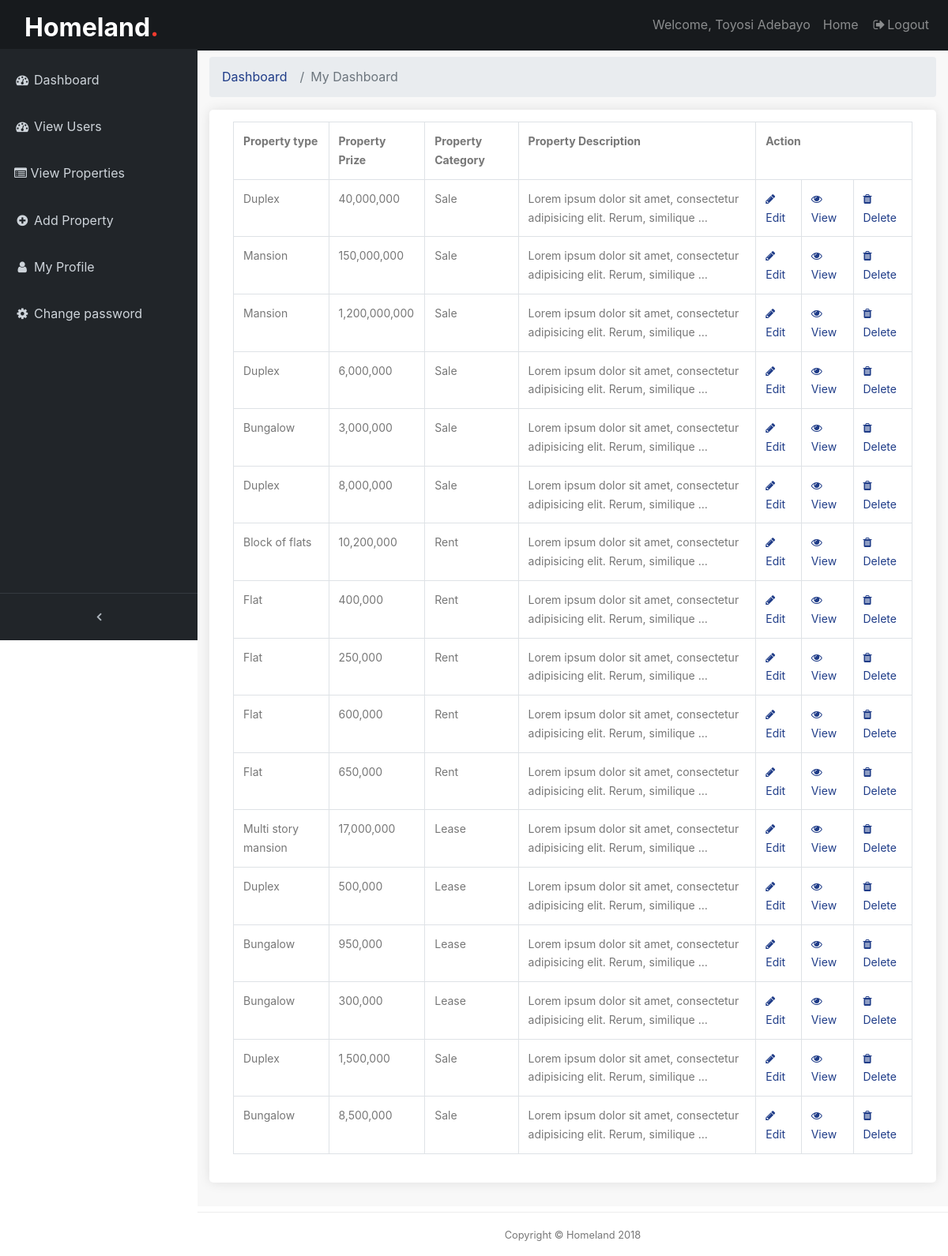
/backend/allpost-page/ (signed in), run on the app's committed database.
### frontend/models.py (models this page shows, shortened)
class PostPage(models.Model):
    pst_image1 = models.ImageField(null=True, verbose_name='Image1', blank=True, upload_to='uploads/')
    pst_image2 = models.ImageField(null=True, verbose_name='Image2', blank=True, upload_to='uploads/')
    pst_image3 = models.ImageField(null=True, verbose_name='Image3', blank=True, upload_to='uploads/')
    pst_image4 = models.ImageField(null=True, verbose_name='Image4', blank=True, upload_to='uploads/')
    pst_image5 = models.ImageField(null=True, verbose_name='Image5', blank=True, upload_to='uploads/')
    pst_title = models.CharField(max_length=150, verbose_name='House type')
    pst_description = models.TextField(max_length=350, verbose_name='Description')
    user = models.ForeignKey(User, on_delete=models.CASCADE)
    price = models.CharField(max_length=150, verbose_name='Price')
    room =  models.IntegerField(verbose_name='Rooms')
    bath = models.IntegerField( null=True, verbose_name='Bathrooms')
    toilet = models.IntegerField( null=True, verbose_name='Toilet')
    category = models.ManyToManyField(Category, verbose_name='Offer type')
    posted = models.DateTimeField(default = datetime.now)
    featured = models.BooleanField(blank=True)
    sponsored = models.BooleanField(blank=True)
    class Meta():
        verbose_name_plural = 'Post'

class Category(models.Model):
    cat_name = models.CharField(max_length=100, verbose_name='Category Name')
    cat_desc = models.TextField(blank=True, null=True, verbose_name='Description')
    class Meta():
        verbose_name_plural='Post Category'

### backend/views.py (the view)
# urls.py: path('allpost-page/', views.allPosts, name='allPosts'),
@login_required(login_url='/backend/login')
def allPosts(request):
    posts = PostPage.objects.all()
    return render(request, 'backend/allposts.html', {'pst': posts})

### frontend/custom_processor.py (called while the page is built)
def cat_menu(request):
    category = Category.objects.all()
    return {'category': category}

### templates/backend/allposts.html (shortened to what this page needs)
{% extends 'backend/base.html' %}
{% load static %}
{% block content %}
  <div class="content-wrapper">
        <div class="container-fluid">
            <ol class="breadcrumb">
                <li class="breadcrumb-item">
                <a href="#">Dashboard</a>
                </li>
                <li class="breadcrumb-item active">My Dashboard</li>
            </ol>
            <div class="box_general padding_bottom">
                <table class="table table-bordered">
                    <tr>
                        <th>Property type</th>
                        <th>Property Prize</th>
                        <th>Property Category</th>
                        <th>Property Description</th>
                        <th colspan="3">Action</th>
                    </tr>
                    {% if pst %}
                    {% for a in pst %}
                        <tr>
                            <td>{{ a.pst_title }}</td>
                            <td>{{ a.price }}</td>
                            {% for c in a.category.all %}
                            <td>{{ c.cat_name }}</td>
                            {% endfor %}
                            <td>
                                {{ a.pst_description|truncatewords:10 }}
                            </td>
                            <td>
                                <a href="{% url 'backend:postEdit' a.id %}">
                                <span class="fa fa-pencil"></span>
                                Edit
                                </a>
                            </td>
                            <td>
                                <a href="{% url 'backend:detailView' a.id %}">
                                <span class="fa fa-eye"></span>
                                View
                                </a>
                            </td>
                            <td>
                            <a href="{% url 'backend:delete_post' a.id %}">
                                <span class="fa fa-trash"></span>
                                Delete
                            </a>
                            </td>
                        </tr>
                    {% endfor %}
                    {% endif %}
                </table>
            </div>
        </div>
  </div>
{% endblock %}

### templates/backend/base.html (shortened to what this page needs)
<!DOCTYPE html>
{% load static %}
<html lang="en">
<head>
  <link href="{% static 'backend/vendor/bootstrap/css/bootstrap.min.css' %}" rel="stylesheet">
  <link href="{% static 'backend/css/admin.css' %}" rel="stylesheet">
  <link href="{% static 'backend/vendor/font-awesome/css/font-awesome.min.css' %}" rel="stylesheet" type="text/css">
  <link href="{% static 'backend/vendor/datatables/dataTables.bootstrap4.css' %}" rel="stylesheet">
  <link href="{% static 'backend/css/custom.css' %}" rel="stylesheet">
  <link rel="stylesheet" href="{% static 'backend/fonts/icomoon/style.css' %}">
    <link rel="stylesheet" href="{% static 'backend/css/bootstrap.min.css' %}">
    <link rel="stylesheet" href="{% static 'backend/css/magnific-popup.css' %}">
    <link rel="stylesheet" href="{% static 'backend/css/jquery-ui.css' %}">
    <link rel="stylesheet" href="{% static 'backend/css/owl.carousel.min.css' %}">
    <link rel="stylesheet" href="{% static 'backend/css/owl.theme.default.min.css' %}">
    <link rel="stylesheet" href="{% static 'backend/css/bootstrap-datepicker.css' %}">
    <link rel="stylesheet" href="{% static 'backend/css/mediaelementplayer.css' %}">
    <link rel="stylesheet" href="{% static 'backend/css/animate.css' %}">
    <link rel="stylesheet" href="{% static 'backend/fonts/flaticon/font/flaticon.css' %}">
    <link rel="stylesheet" href="{% static 'backend/css/fl-bigmug-line.css' %}">
    <link rel="stylesheet" href="{% static 'backend/css/aos.css' %}">
    <link rel="stylesheet" href="{% static 'backend/css/style.css' %}">
</head>
<body class="fixed-nav sticky-footer" id="page-top">
  <nav class="navbar navbar-expand-lg navbar-dark bg-default fixed-top" id="mainNav">
    <div class="col-8 col-md-8 col-lg-4">
      <h1 class="mb-0"><a href="index.html" class="text-white h2 mb-0"><strong>Homeland<span class="text-danger">.</span></strong></a></h1>
    </div>
    <div class="collapse navbar-collapse" id="navbarResponsive">
      <ul class="navbar-nav navbar-sidenav" id="exampleAccordion">
        {% if request.user.is_staff %}
          <li class="nav-item" data-toggle="tooltip" data-placement="right" title="Dashboard">
            <a class="nav-link" href="{% url 'backend:dashboard' %}">
              <i class="fa fa-fw fa-dashboard"></i>
              <span class="nav-link-text">Dashboard</span>
            </a>
          </li>
          <li class="nav-item" data-toggle="tooltip" data-placement="right" title="Dashboard">
            <a class="nav-link" href="{% url 'backend:viewUsers' %}">
              <i class="fa fa-fw fa-dashboard"></i>
              <span class="nav-link-text">View Users</span>
            </a>
          </li>
        {% endif %}
		    <li class="nav-item" data-toggle="tooltip" data-placement="right" title="Messages">
          <a class="nav-link" href="{% url 'backend:viewPost' %}">
            <i class="fa fa-list-alt"></i>
            <span class="nav-link-text">View Properties</span>
          </a>
        </li>
		    <li class="nav-item" data-toggle="tooltip" data-placement="right" title="Add listing">
          <a class="nav-link" href="{% url 'backend:addProp' %}">
            <i class="fa fa-fw fa-plus-circle"></i>
            <span class="nav-link-text">Add Property</span>
          </a>
        </li>
		    <li class="nav-item" data-toggle="tooltip" data-placement="right" title="My profile">
          <a class="nav-link" href="{% url 'backend:viewProfile' %}">
            <i class="fa fa-fw fa-user"></i>
            <span class="nav-link-text">My Profile</span>
          </a>
        </li>
		  <li class="nav-item" data-toggle="tooltip" data-placement="right" title="Components">
          <a class="nav-link  "  href="{% url 'backend:changePwrd' %}" data-parent="#Components">
            <i class="fa fa-fw fa-gear"></i>
            <span class="nav-link-text">Change password</span>
          </a>
      </ul>
      <ul class="navbar-nav sidenav-toggler">
        <li class="nav-item">
          <a class="nav-link text-center" id="sidenavToggler">
            <i class="fa fa-fw fa-angle-left"></i>
          </a>
        </li>
      </ul>
      <ul class="navbar-nav ml-auto">
        <li class="nav-item">
          <a href="http://" class="nav-link">Welcome, {{ request.user.get_full_name }}</a>
        </li>
        <li class="nav-item">
          <a class="nav-link" href="{% url 'index' %}">Home</a>
        </li>
        <li class="nav-item">
          <a class="nav-link" data-toggle="modal" data-target="#exampleModal" href="{% url 'backend:logout_view' %}">
            <i class="fa fa-fw fa-sign-out"></i>Logout</a>
        </li>
      </ul>
    </div>
  </nav>
    {% block content%}
    {% endblock %}
 <footer class="sticky-footer">
    <div class="container">
      <div class="text-center">
        <small>Copyright © Homeland 2018</small>
      </div>
    </div>
  </footer>
</body>
</html>

### static/backend/css/admin.css (style rules this page uses)
html { position: relative; min-height: 100%; }
body { overflow-x: hidden; }
body.sticky-footer { margin-bottom: 62px; }
body.sticky-footer .content-wrapper { min-height: calc(100vh - 62px - 62px); }
body.fixed-nav { padding-top: 56px; }
.content-wrapper { min-height: calc(100vh - 62px); padding-top: 1rem; }
#mainNav .navbar-collapse { overflow: auto; max-height: 75vh; }
#mainNav .navbar-collapse .navbar-nav .nav-item .nav-link { cursor: pointer; }
#mainNav .navbar-collapse .sidenav-toggler { display: none; }
@media (min-width: 992px) { #mainNav .navbar-collapse { overflow: visible; max-height: none; } }
@media (min-width: 992px) { #mainNav .navbar-collapse .navbar-sidenav { position: absolute; top: 0; left: 0; overflow-x: hidden; overflow-y: auto; -webkit-flex-direction: column; -ms-flex-direction: column; flex-direction: column; margin-top: 62px; } }
@media (min-width: 992px) { #mainNav .navbar-collapse .navbar-sidenav > .nav-item { width: 250px; padding: 0; } }
@media (min-width: 992px) { #mainNav .navbar-collapse .navbar-sidenav > .nav-item > .nav-link { padding: 1em; padding-left: 18px; } }
#mainNav.fixed-top .sidenav-toggler { display: none; }
@media (min-width: 992px) { #mainNav.fixed-top .navbar-sidenav { height: calc(100vh - 111px); } }
@media (min-width: 992px) { #mainNav.fixed-top .sidenav-toggler { position: absolute; top: 0; left: 0; display: flex; overflow-x: hidden; overflow-y: auto; -webkit-flex-direction: column; -ms-flex-direction: column; flex-direction: column; margin-top: calc(100vh - 49px); } }
@media (min-width: 992px) { #mainNav.fixed-top .sidenav-toggler > .nav-item { width: 250px; padding: 0; } }
@media (min-width: 992px) { #mainNav.fixed-top .sidenav-toggler > .nav-item > .nav-link { padding: 1em; } }
#mainNav.fixed-top.navbar-dark .sidenav-toggler { background-color: #212529; border-top: 1px solid #343a40; }
#mainNav.fixed-top.navbar-dark .sidenav-toggler a i { color: #adb5bd; }
.content-wrapper { overflow-x: hidden; background: white; }
@media (min-width: 992px) { .content-wrapper { margin-left: 250px; } }
#sidenavToggler i { font-weight: 800; }
#mainNav.navbar-dark .navbar-collapse .navbar-sidenav > .nav-item > .nav-link { color: #ced4da; }
@media (min-width: 992px) { #mainNav.navbar-dark .navbar-collapse .navbar-sidenav { background: #212529; padding-top: 10px; } }
footer.sticky-footer { position: absolute; right: 0; bottom: 0; width: 100%; height: 56px; border-top: 1px solid #ededed; line-height: 55px; }
@media (min-width: 992px) { footer.sticky-footer { width: calc(100% - 250px); } }
body { background: #f8f8f8; color: #777 !important; font-family: "Poppins", Helvetica, sans-serif; font-size: 14px; font-size: 0.875rem; }
.content-wrapper { background: #f8f8f8; }
h1, h2, h3, h4, h5, h6 { color: #333 !important; }
strong { font-weight: 500; }
a { color: #0054a6; text-decoration: none; -moz-transition: all 0.5s ease-in-out; -o-transition: all 0.5s ease-in-out; -webkit-transition: all 0.5s ease-in-out; -ms-transition: all 0.5s ease-in-out; transition: all 0.5s ease-in-out; outline: none; }
.bg-default { background-color: #171a1d; }
.box_general { background-color: #fff; padding: 15px 30px 0 30px; -webkit-border-radius: 5px; -moz-border-radius: 5px; -ms-border-radius: 5px; border-radius: 5px; margin-bottom: 30px; color: #777; font-size: 14px; font-size: 0.875rem; -webkit-box-shadow: 0px 0px 15px 0px rgba(0, 0, 0, 0.1); -moz-box-shadow: 0px 0px 15px 0px rgba(0, 0, 0, 0.1); box-shadow: 0px 0px 15px 0px rgba(0, 0, 0, 0.1); }
.box_general.padding_bottom { padding-bottom: 20px; }

### static/backend/css/style.css (style rules this page uses)
body { line-height: 1.7; color: rgba(0, 0, 0, 0.6); font-weight: 400; font-size: 1rem; font-family: "Roboto Mono", SFMono-Regular, Menlo, Monaco, Consolas, "Liberation Mono", "Courier New", monospace; font-family: "Nunito Sans", -apple-system, BlinkMacSystemFont, "Segoe UI", Roboto, "Helvetica Neue", Arial, sans-serif, "Apple Color Emoji", "Segoe UI Emoji", "Segoe UI Symbol", "Noto Color Emoji"; }
a { -webkit-transition: .3s all ease; -o-transition: .3s all ease; transition: .3s all ease; }

### data on the page
PostPage: pst_title "Duplex", price "40,000,000", pst_description "Lorem ipsum dolor sit amet, consectetur adipisicing elit. Rerum, similique …"
Category: cat_name "Sale"
PostPage: pst_title "Mansion", price "150,000,000", pst_description "Lorem ipsum dolor sit amet, consectetur adipisicing elit. Rerum, similique …"
PostPage: pst_title "Mansion", price "1,200,000,000", pst_description "Lorem ipsum dolor sit amet, consectetur adipisicing elit. Rerum, similique …"
PostPage: pst_title "Duplex", price "6,000,000", pst_description "Lorem ipsum dolor sit amet, consectetur adipisicing elit. Rerum, similique …"
PostPage: pst_title "Bungalow", price "3,000,000", pst_description "Lorem ipsum dolor sit amet, consectetur adipisicing elit. Rerum, similique …"
PostPage: pst_title "Duplex", price "8,000,000", pst_description "Lorem ipsum dolor sit amet, consectetur adipisicing elit. Rerum, similique …"
PostPage: pst_title "Block of flats", price "10,200,000", pst_description "Lorem ipsum dolor sit amet, consectetur adipisicing elit. Rerum, similique …"
Category: cat_name "Rent"
PostPage: pst_title "Flat", price "400,000", pst_description "Lorem ipsum dolor sit amet, consectetur adipisicing elit. Rerum, similique …"
PostPage: pst_title "Flat", price "250,000", pst_description "Lorem ipsum dolor sit amet, consectetur adipisicing elit. Rerum, similique …"
PostPage: pst_title "Flat", price "600,000", pst_description "Lorem ipsum dolor sit amet, consectetur adipisicing elit. Rerum, similique …"
PostPage: pst_title "Flat", price "650,000", pst_description "Lorem ipsum dolor sit amet, consectetur adipisicing elit. Rerum, similique …"
PostPage: pst_title "Multi story mansion", price "17,000,000", pst_description "Lorem ipsum dolor sit amet, consectetur adipisicing elit. Rerum, similique …"
Category: cat_name "Lease"
PostPage: pst_title "Duplex", price "500,000", pst_description "Lorem ipsum dolor sit amet, consectetur adipisicing elit. Rerum, similique …"
PostPage: pst_title "Bungalow", price "950,000", pst_description "Lorem ipsum dolor sit amet, consectetur adipisicing elit. Rerum, similique …"
PostPage: pst_title "Bungalow", price "300,000", pst_description "Lorem ipsum dolor sit amet, consectetur adipisicing elit. Rerum, similique …"
PostPage: pst_title "Duplex", price "1,500,000", pst_description "Lorem ipsum dolor sit amet, consectetur adipisicing elit. Rerum, similique …"
PostPage: pst_title "Bungalow", price "8,500,000", pst_description "Lorem ipsum dolor sit amet, consectetur adipisicing elit. Rerum, similique …"

### other printed values
{{ request.user.get_full_name }} "Toyosi Adebayo"
